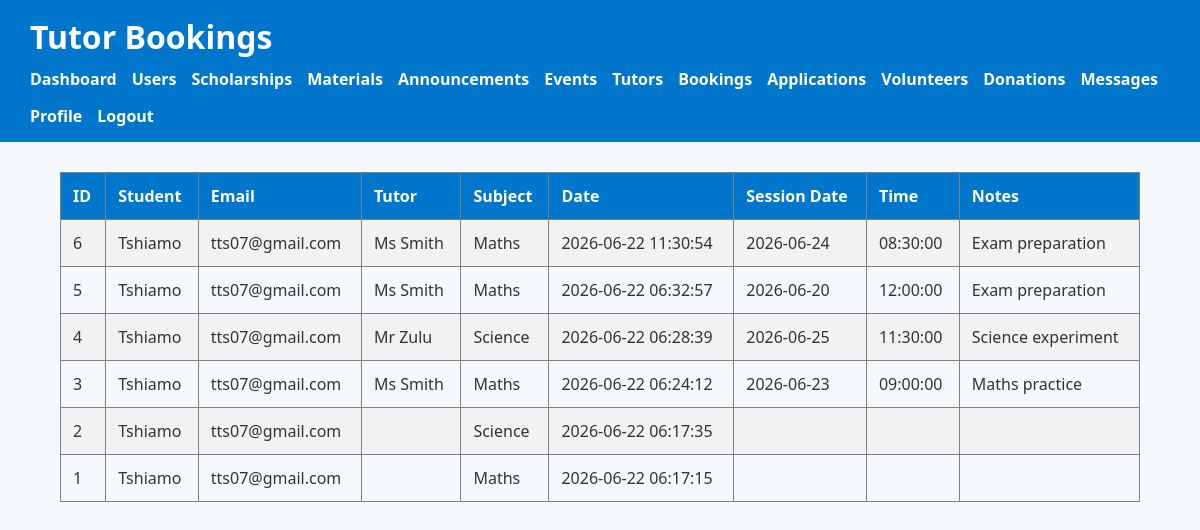
Screenshot of /manage_bookings.php (signed in) with the database file from the repository.
### tables this page shows
CREATE TABLE `tutor_bookings` (
  `id` int(11) NOT NULL,
  `student_name` varchar(100) DEFAULT NULL,
  `student_email` varchar(100) DEFAULT NULL,
  `tutor_name` varchar(100) DEFAULT NULL,
  `subject` varchar(100) DEFAULT NULL,
  `booking_date` timestamp NOT NULL DEFAULT current_timestamp(),
  `session_date` date DEFAULT NULL,
  `session_time` time DEFAULT NULL,
  `notes` text DEFAULT NULL
);

### manage_bookings.php (the view, shortened to what this page needs)
<?php
include("db.php");
$result=mysqli_query(
$conn,
"SELECT * FROM tutor_bookings
ORDER BY booking_date DESC"
);
?>
<!DOCTYPE html>
<html>
<head>
<link rel="stylesheet" href="style.css">
</head>
<body>
<header>
<h1>Tutor Bookings</h1>
<nav>
<a href="admin_dashboard.php">Dashboard</a>
<a href="manage_users.php">Users</a>
<a href="manage_scholarships.php">Scholarships</a>
<a href="manage_materials.php">Materials</a>
<a href="manage_announcements.php">Announcements</a>
<a href="manage_events.php">Events</a>
<a href="manage_tutors.php">Tutors</a>
<a href="manage_bookings.php">Bookings</a>
<a href="manage_applications.php">Applications</a>
<a href="manage_volunteers.php">Volunteers</a>
<a href="manage_donations.php">Donations</a>
<a href="manage_contacts.php">Messages</a>
<a href="profile.php">Profile</a>
<a href="logout.php">Logout</a>
</nav>
</header>
<div class="container">
<table border="1">
<tr>
<th>ID</th>
<th>Student</th>
<th>Email</th>
<th>Tutor</th>
<th>Subject</th>
<th>Date</th>
<th>Session Date</th>
<th>Time</th>
<th>Notes</th>
</tr>
<?php while($row=mysqli_fetch_assoc($result)){ ?>
<tr>
<td><?php echo $row['id']; ?></td>
<td><?php echo $row['student_name']; ?></td>
<td><?php echo $row['student_email']; ?></td>
<td><?php echo $row['tutor_name']; ?></td>
<td><?php echo $row['subject']; ?></td>
<td><?php echo $row['booking_date']; ?></td>
<td><?php echo $row['session_date']; ?></td>
<td><?php echo $row['session_time']; ?></td>
<td><?php echo $row['notes']; ?></td>
</tr>
<?php } ?>
</table>
</div>
</body>
</html>

### style.css (style rules this page uses)
body { margin:0; font-family:Segoe UI, Arial, sans-serif; background:#f4f8fc; color:#333; }
header { background:#0077CC; color:white; padding:15px 30px; }
header h1 { margin:0; }
nav { margin-top:10px; display:flex; flex-wrap:wrap; gap:15px; }
nav a { color:white; text-decoration:none; font-weight:bold; }
.container { width:90%; max-width:1100px; margin:auto; padding:30px 0; }
table { width:100%; border-collapse:collapse; }
th { background:#0077CC; color:white; }
th, td { padding:12px; text-align:left; }
tr:nth-child(even) { background:#f2f2f2; }

### rows the page displays
tutor_bookings: id "6", student_name "Tshiamo", student_email "tts07@gmail.com", tutor_name "Ms Smith", subject "Maths", booking_date "2026-06-22 11:30:54", session_date "2026-06-24", session_time "08:30:00", notes "Exam preparation"
tutor_bookings: id "5", student_name "Tshiamo", student_email "tts07@gmail.com", tutor_name "Ms Smith", subject "Maths", booking_date "2026-06-22 06:32:57", session_date "2026-06-20", session_time "12:00:00", notes "Exam preparation"
tutor_bookings: id "4", student_name "Tshiamo", student_email "tts07@gmail.com", tutor_name "Mr Zulu", subject "Science", booking_date "2026-06-22 06:28:39", session_date "2026-06-25", session_time "11:30:00", notes "Science experiment"
tutor_bookings: id "3", student_name "Tshiamo", student_email "tts07@gmail.com", tutor_name "Ms Smith", subject "Maths", booking_date "2026-06-22 06:24:12", session_date "2026-06-23", session_time "09:00:00", notes "Maths practice"
tutor_bookings: id "2", student_name "Tshiamo", student_email "tts07@gmail.com", subject "Science", booking_date "2026-06-22 06:17:35"
tutor_bookings: id "1", student_name "Tshiamo", student_email "tts07@gmail.com", subject "Maths", booking_date "2026-06-22 06:17:15"
